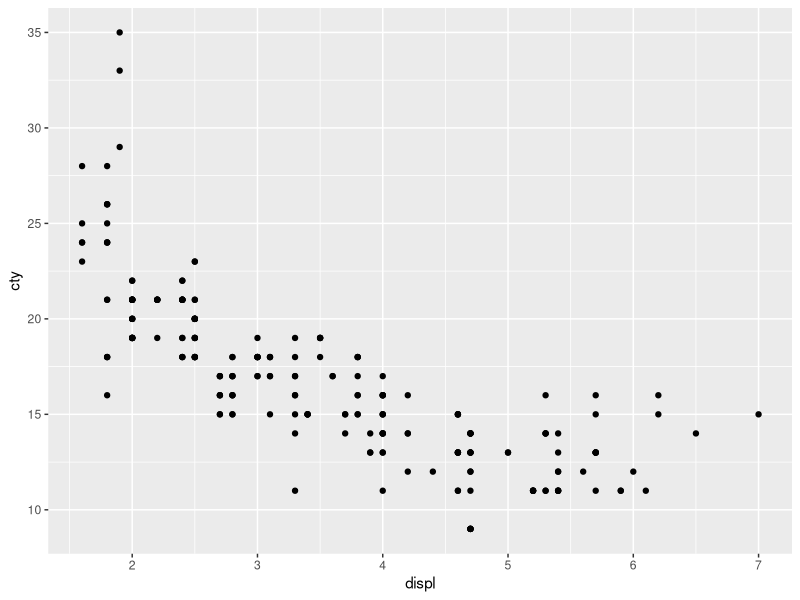

Write the R code that produced this figure.
## ---- chunk 1
library (tidyverse)
filter (mpg, cty > 0)
## ---- chunk 2

library(tidyverse)

ggplot(data = mpg) +
  geom_point(mapping = aes (x = displ, y = cty))
